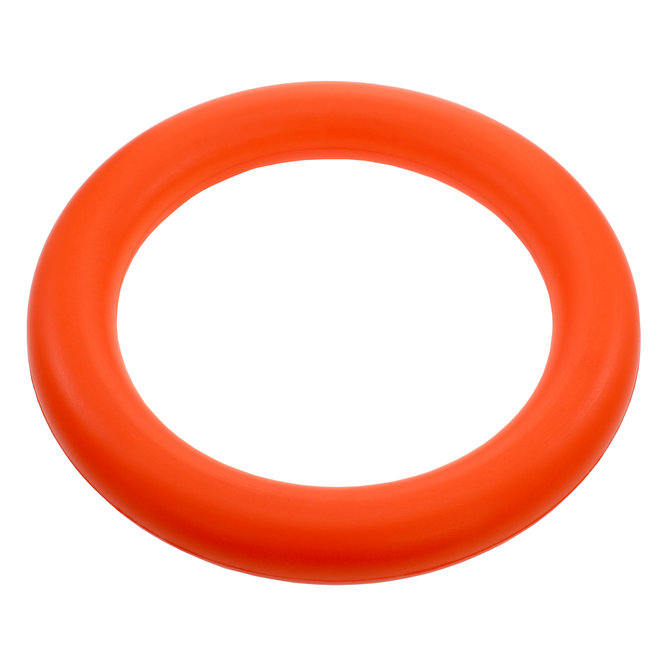
#> input picture Photos/frcNote.jpeg, 670 x 670 px
$ python note.py
#> lines starting #> are read from the running program, lines starting #| are printed output that depends on the picture; after the words box and inside, x2 and y2 are one past the last pixel; in counts of white or black regions, pixels touching at a corner belong together
import cv2 as cv
import numpy as np

# vid = cv.VideoCapture(0)

# ret, src = vid.read()
src = cv.imread('Photos/frcNote.jpeg')
#> src is the input picture: shape (670, 670, 3); mean B, G, R 189.8, 203, 251.3
cv.imshow('frame', src)


blur = cv.GaussianBlur(src, (13,13), 0)
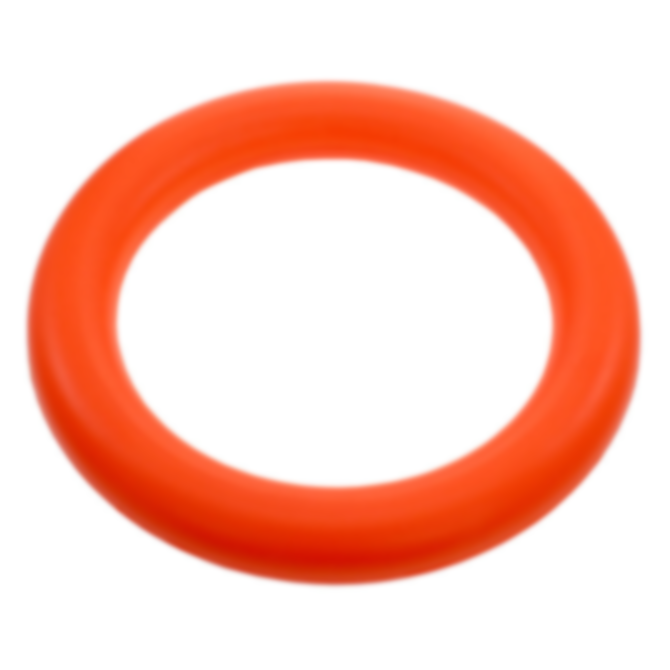
#> blur: shape (670, 670, 3); mean B, G, R 189.8, 203, 251.3
cv.imshow("blur", blur)

hsv = cv.cvtColor(src, cv.COLOR_BGR2HSV)
#> hsv: shape (670, 670, 3); mean H, S, V 4.3, 65, 251.4
# mask = cv.inRange(hsv, (0, 150, 140), (12, 255, 255)) old hsv
mask = cv.inRange(hsv, (0, 196, 192), (10, 255, 255))
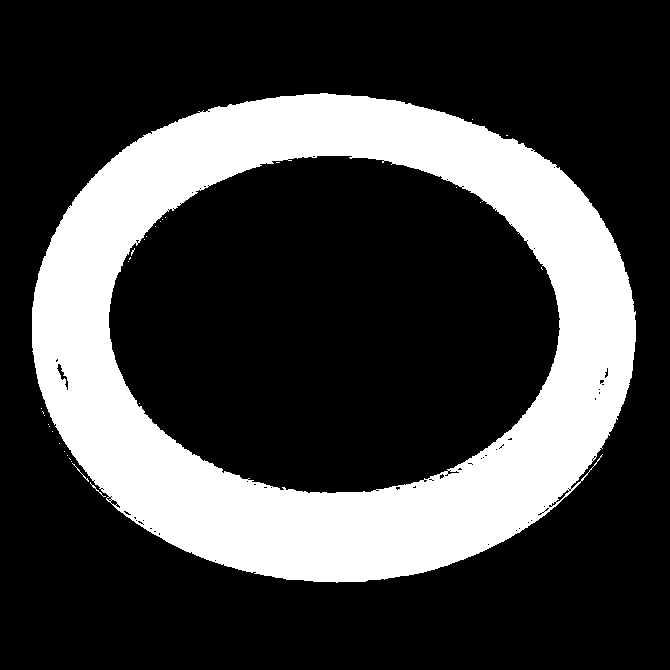
#> mask: shape (670, 670); 25.8% white; 30 white regions (27 under 20 px), largest, box (x1, y1, x2, y2) and area: (32, 93, 636, 583) 115614, (72, 463, 89, 482) 27, (90, 482, 106, 497) 26
cv.imshow("mask no morph", mask)
mask = cv.morphologyEx(mask, cv.MORPH_CLOSE, (11, 11), iterations=10)
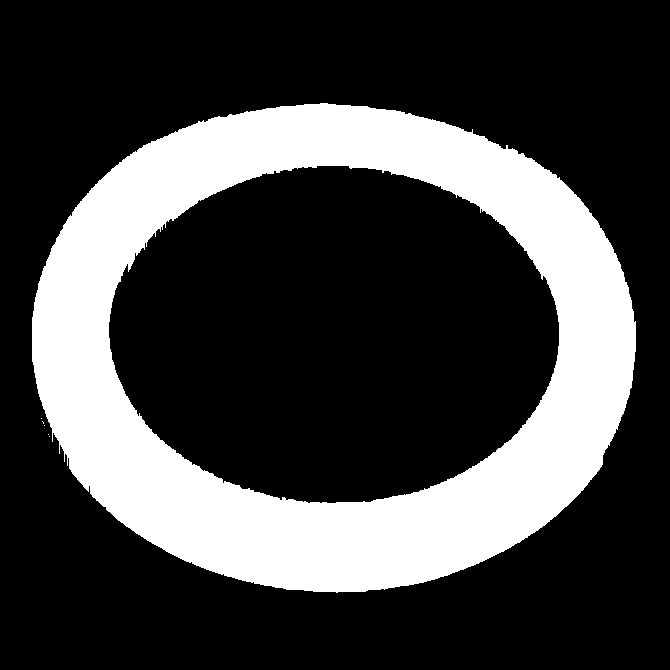
#> mask: shape (670, 670); 26% white; 6 white regions (5 under 20 px)
# mask = cv.dilate(mask, (200, 200), iterations=10)
cv.imshow("mask", mask)
# [8 lines of commented-out code are left out]

contours, hiarchy = cv.findContours(mask, cv.RETR_EXTERNAL, cv.CHAIN_APPROX_SIMPLE)
#> contours = 6 contours, 5 with area under 20; largest, box (x1, y1, x2, y2) and area: (32, 103, 636, 593) 233667; hiarchy = [[1, -1, -1, -1], [2, 0, -1, -1], [3, 1, -1, -1], [4, 2, -1, -1], [5, 3, -1, -1], [-1, 4, -1, -1]]

# [7 lines of commented-out code are left out]


if (len(contours) > 0):

    contour = max(contours, key=cv.contourArea)
#> contour = contour of 835 points, box (x1, y1, x2, y2) (32, 103, 636, 593), area 233667

    largestContour = cv.approxPolyDP(contour, 0.01*cv.arcLength(contour, True), False)
#> largestContour = contour of 12 points, box (x1, y1, x2, y2) (32, 103, 636, 592), area 219736

    cv.drawContours(src, [largestContour], -1, 255, 2)

    x, y, h, w = cv.boundingRect(largestContour)
#> x = 32; y = 103; h = 604; w = 489
    box = cv.minAreaRect(largestContour)
#> box = ((333.6, 343.9), (463.7, 595), -75.79)
    points = cv.boxPoints(box)
#> points = [[565.1, 641.7], [-11.71, 495.6], [102.1, 46.05], [678.9, 192.1]]
    points = np.int0(points)
#> points = [[565, 641], [-11, 495], [102, 46], [678, 192]]
    M = cv.moments(largestContour)
#> M = moments, m00 219735.5, centre m10/m00, m01/m00 = (330.7, 345.9)
    if (M["m00"] != 0):
        cX = int(M["m10"] / M["m00"])
#> cX = 330
        cY = int(M["m01"] / M["m00"])
#> cY = 345

        cv.drawContours(src, [points], 0, (0, 0, 255), 1)
        cv.rectangle(src, (x, y), (x+h, y+w), (255, 0 , 0), 1)
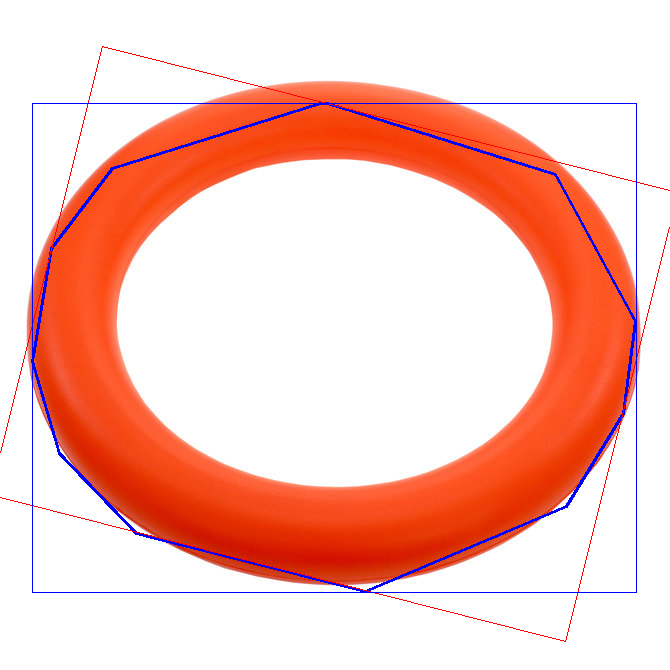
#> src: shape (670, 670, 3); mean B, G, R 191.1, 200, 247.7
        cv.circle(src, (cX, cY), 7, (0, 0, 255), -1)
#> src: shape (670, 670, 3); 0.03% of pixels changed, all inside (x1, y1, x2, y2) = (323, 338, 338, 353)

        cv.imshow("final", src)

cv.waitKey(0)
#> (the run stopped early here; a loop or call above may not have finished)
